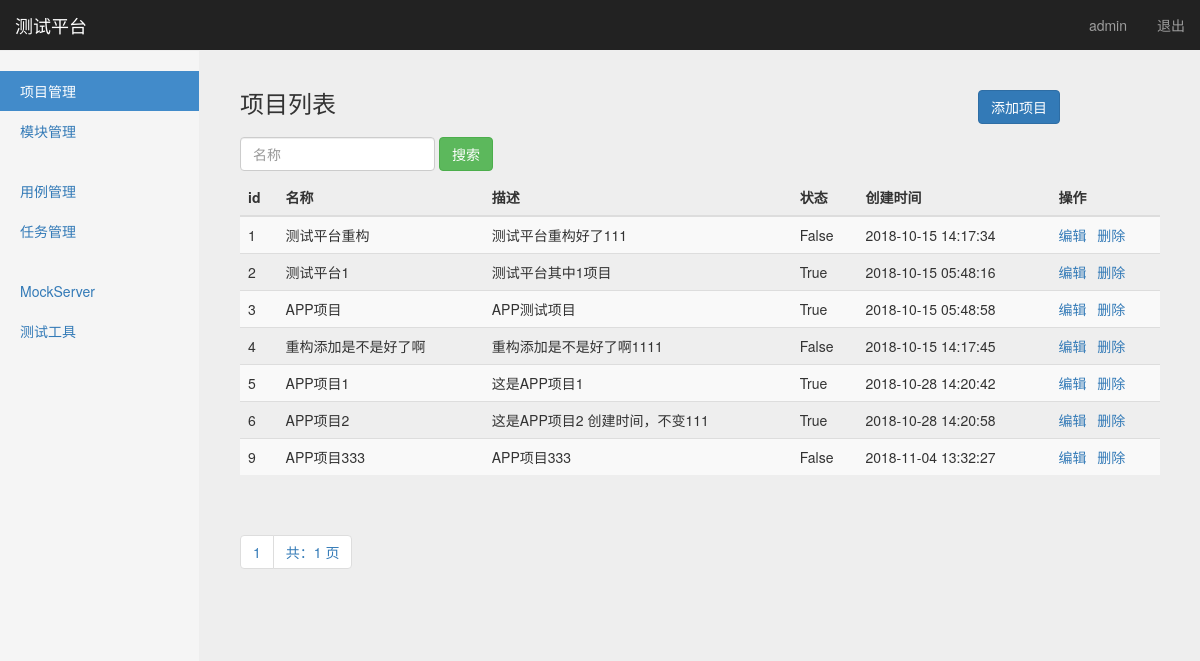
The app's page /manage/project_manage/ (signed in) with its own data.
### project_app/models.py (models this page shows, shortened)
class ProjectManage(models.Model):
    title = models.CharField("名称", max_length=100, blank=False, default="")  # 名称
    description = models.TextField("描述", max_length=100, default="")  # 描述
    status = models.BooleanField("status", default=True)  # 状态
    create_time = models.DateTimeField("创建时间", auto_now_add=True)  # 创建时间

### project_app/views/project_views.py (the view)
# urls.py: path('project_manage/', project_views.project_manage),
@login_required
def project_manage(request):
    username = request.session.get('user1', '')  # 读取浏览器 cookies
    project_list = ProjectManage.objects.get_queryset().order_by('id')
    paginator = Paginator(project_list, 10)
    page = request.GET.get("page")
    try:
        contacts = paginator.page(page)
    except PageNotAnInteger:
        contacts = paginator.page(1)
    except EmptyPage:
        contacts = paginator.page(paginator.num_pages)
    return render(request, "project_manage.html", {"user": username,
                                                   "projects": contacts,
                                                   "type": "list"})

### templates/project_manage.html (shortened to what this page needs)
{% extends "base.html" %}
{% block content %}
  <body>
    <nav class="navbar navbar-inverse navbar-fixed-top">
      <div class="container-fluid">
        <div class="navbar-header">
          <a class="navbar-brand" href="#">测试平台</a>
        </div>
        <div id="navbar" class="navbar-collapse collapse">
          <ul class="nav navbar-nav navbar-right">
            <li><a href="#" id="user">{{ user }}</a></li>
            <li><a href="/logout/">退出</a></li>
          </ul>
        </div>
      </div>
    </nav>
    <div class="container-fluid">
      <div class="row">
        <div class="col-sm-3 col-md-2 sidebar">
          <ul class="nav nav-sidebar">
            <li class="active"> <a href="#">项目管理</a></li>
            <li><a href="/manage/module_manage/">模块管理</a></li>
          </ul>
          <ul class="nav nav-sidebar">
            <li><a href="/interface/case_manage/">用例管理</a></li>
            <li><a href="">任务管理</a></li>
          </ul>
          <ul class="nav nav-sidebar">
            <li><a href="">MockServer</a></li>
            <li><a href="">测试工具</a></li>
          </ul>
        </div>
        {% if type == 'list'%}
        <div class="col-sm-9 col-sm-offset-3 col-md-10 col-md-offset-2 main">
        <div>
          <h3 class="sub-header">项目列表
                <button type="button" class="btn btn-primary" style="float: right;margin-right: 100px;"
                onclick="window.location.href='/manage/add_project/'">添加项目</button>
          </h3>
                <form class="navbar-form" method="get" action="/manage/search/" style="padding-left: 0px;">
                    <div class="form-group">
                        <input name="search" type="text" placeholder="名称" class="form-control">
                    </div>
                    <button type="submit" class="btn btn-success">搜索</button>
                </form>
         </div>
          <div class="table-responsive">
            <table class="table table-striped">
              <thead>
                <tr>
                  <th>id</th>
                  <th>名称</th>
                  <th>描述</th>
                  <th>状态</th>
                  <th>创建时间</th>
                  <th>操作</th>
                </tr>
              </thead>
              <tbody>
                {% for project in projects %}
                  <tr>
                    <td>{{ project.id }}</td>
                    <td>{{ project.title }}</td>
                    <td>{{ project.description }}</td>
                    <td>{{ project.status }}</td>
                    <td>{{ project.create_time | date:"Y-m-d H:i:s" }}</td>
                    <td>
                      <a href="/manage/edit_project/{{project.id}}/">编辑</a>&ensp;
                      <a href="/manage/delete_project/{{project.id}}/">删除</a>
                    </td>
                  </tr>
                {% endfor %}
              </tbody>
            </table>
               <div class="pagination">
                  <span class="step-links">
                    <ul class="pagination">
                       <li><a href="#">{{ projects.number }}</a></li>
                      <li><a href="#">共：{{ projects.paginator.num_pages }} 页</a></li>
                    </ul>
                  </span>
               </div>
          </div>
        </div>
      {% endif %}
    </div>
           </div>
{% endblock %}

### static/css/signin.css (style rules this page uses)
body { padding-top: 40px; padding-bottom: 40px; background-color: #eee; }

### static/css/dashboard.css (style rules this page uses)
body { padding-top: 50px; }
.sub-header { padding-bottom: 10px; border-bottom: 1px solid #eee; }
.navbar-fixed-top { border: 0; }
.sidebar { display: none; }
@media (min-width: 768px) { .sidebar { position: fixed; top: 51px; bottom: 0; left: 0; z-index: 1000; display: block; padding: 20px; overflow-x: hidden; overflow-y: auto; background-color: #f5f5f5; border-right: 1px solid #eee; } }
.nav-sidebar { margin-right: -21px; margin-bottom: 20px; margin-left: -20px; }
.nav-sidebar > li > a { padding-right: 20px; padding-left: 20px; }
.nav-sidebar > .active > a, .nav-sidebar > .active > a:hover, .nav-sidebar > .active > a:focus { color: #fff; background-color: #428bca; }
.main { padding: 20px; }
@media (min-width: 768px) { .main { padding-right: 40px; padding-left: 40px; } }

### records on screen
ProjectManage: id "1", title "测试平台重构", description "测试平台重构好了111", status "False", create_time "2018-10-15 14:17:34"
ProjectManage: id "2", title "测试平台1", description "测试平台其中1项目", status "True", create_time "2018-10-15 05:48:16"
ProjectManage: id "3", title "APP项目", description "APP测试项目", status "True", create_time "2018-10-15 05:48:58"
ProjectManage: id "4", title "重构添加是不是好了啊", description "重构添加是不是好了啊1111", status "False", create_time "2018-10-15 14:17:45"
ProjectManage: id "5", title "APP项目1", description "这是APP项目1", status "True", create_time "2018-10-28 14:20:42"
ProjectManage: id "6", title "APP项目2", description "这是APP项目2 创建时间，不变111", status "True", create_time "2018-10-28 14:20:58"
ProjectManage: id "9", title "APP项目333", description "APP项目333", status "False", create_time "2018-11-04 13:32:27"

### other values on screen
{{ user }} "admin"
{{ projects.number }} "1"
{{ projects.paginator.num_pages }} "1"
